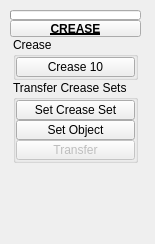
<?xml version="1.0" encoding="UTF-8"?>
<ui version="4.0">
 <class>QtUi</class>
 <widget class="QMainWindow" name="QtUi">
  <property name="enabled">
   <bool>true</bool>
  </property>
  <property name="geometry">
   <rect>
    <x>0</x>
    <y>0</y>
    <width>155</width>
    <height>244</height>
   </rect>
  </property>
  <property name="minimumSize">
   <size>
    <width>0</width>
    <height>0</height>
   </size>
  </property>
  <property name="maximumSize">
   <size>
    <width>999</width>
    <height>999</height>
   </size>
  </property>
  <property name="windowTitle">
   <string>Toolkit</string>
  </property>
  <property name="layoutDirection">
   <enum>Qt::LeftToRight</enum>
  </property>
  <property name="tabShape">
   <enum>QTabWidget::Triangular</enum>
  </property>
  <property name="dockNestingEnabled">
   <bool>true</bool>
  </property>
  <property name="dockOptions">
   <set>QMainWindow::AllowNestedDocks|QMainWindow::AllowTabbedDocks|QMainWindow::AnimatedDocks|QMainWindow::ForceTabbedDocks</set>
  </property>
  <property name="balette" stdset="0">
   <palette>
    <active>
     <colorrole role="ButtonText">
      <brush brushstyle="SolidPattern">
       <color alpha="255">
        <red>255</red>
        <green>255</green>
        <blue>255</blue>
       </color>
      </brush>
     </colorrole>
     <colorrole role="Highlight">
      <brush brushstyle="SolidPattern">
       <color alpha="255">
        <red>168</red>
        <green>152</green>
        <blue>250</blue>
       </color>
      </brush>
     </colorrole>
    </active>
    <inactive>
     <colorrole role="ButtonText">
      <brush brushstyle="SolidPattern">
       <color alpha="255">
        <red>255</red>
        <green>255</green>
        <blue>255</blue>
       </color>
      </brush>
     </colorrole>
     <colorrole role="Highlight">
      <brush brushstyle="SolidPattern">
       <color alpha="255">
        <red>168</red>
        <green>152</green>
        <blue>250</blue>
       </color>
      </brush>
     </colorrole>
    </inactive>
    <disabled>
     <colorrole role="ButtonText">
      <brush brushstyle="SolidPattern">
       <color alpha="255">
        <red>120</red>
        <green>120</green>
        <blue>120</blue>
       </color>
      </brush>
     </colorrole>
     <colorrole role="Highlight">
      <brush brushstyle="SolidPattern">
       <color alpha="255">
        <red>0</red>
        <green>120</green>
        <blue>215</blue>
       </color>
      </brush>
     </colorrole>
    </disabled>
   </palette>
  </property>
  <widget class="QWidget" name="mainWindow">
   <property name="balette" stdset="0">
    <palette>
     <active>
      <colorrole role="Highlight">
       <brush brushstyle="SolidPattern">
        <color alpha="255">
         <red>168</red>
         <green>152</green>
         <blue>250</blue>
        </color>
       </brush>
      </colorrole>
     </active>
     <inactive>
      <colorrole role="Highlight">
       <brush brushstyle="SolidPattern">
        <color alpha="255">
         <red>168</red>
         <green>152</green>
         <blue>250</blue>
        </color>
       </brush>
      </colorrole>
     </inactive>
     <disabled>
      <colorrole role="Highlight">
       <brush brushstyle="SolidPattern">
        <color alpha="255">
         <red>168</red>
         <green>152</green>
         <blue>250</blue>
        </color>
       </brush>
      </colorrole>
     </disabled>
    </palette>
   </property>
   <widget class="QWidget" name="layoutWidget_2">
    <property name="geometry">
     <rect>
      <x>10</x>
      <y>10</y>
      <width>131</width>
      <height>196</height>
     </rect>
    </property>
    <layout class="QGridLayout" name="gridLayout_2">
     <property name="spacing">
      <number>0</number>
     </property>
     <item row="0" column="1" colspan="2">
      <widget class="ProgressBar" name="progressBar">
       <property name="sizePolicy">
        <sizepolicy hsizetype="Ignored" vsizetype="Fixed">
         <horstretch>0</horstretch>
         <verstretch>0</verstretch>
        </sizepolicy>
       </property>
       <property name="minimumSize">
        <size>
         <width>0</width>
         <height>10</height>
        </size>
       </property>
       <property name="maximumSize">
        <size>
         <width>16777215</width>
         <height>10</height>
        </size>
       </property>
       <property name="value">
        <number>0</number>
       </property>
       <property name="textVisible">
        <bool>false</bool>
       </property>
      </widget>
     </item>
     <item row="2" column="1" colspan="2">
      <layout class="QHBoxLayout" name="horizontalLayout">
       <item>
        <layout class="QVBoxLayout" name="verticalLayout">
         <property name="spacing">
          <number>0</number>
         </property>
         <item>
          <widget class="QGroupBox" name="groupBox">
           <property name="minimumSize">
            <size>
             <width>125</width>
             <height>0</height>
            </size>
           </property>
           <property name="maximumSize">
            <size>
             <width>125</width>
             <height>999</height>
            </size>
           </property>
           <property name="title">
            <string>Crease</string>
           </property>
           <layout class="QVBoxLayout" name="verticalLayout_3">
            <property name="spacing">
             <number>0</number>
            </property>
            <property name="leftMargin">
             <number>0</number>
            </property>
            <property name="topMargin">
             <number>0</number>
            </property>
            <property name="rightMargin">
             <number>0</number>
            </property>
            <property name="bottomMargin">
             <number>0</number>
            </property>
            <item>
             <widget class="ToolButton" name="tb000">
              <property name="enabled">
               <bool>true</bool>
              </property>
              <property name="sizePolicy">
               <sizepolicy hsizetype="Fixed" vsizetype="Fixed">
                <horstretch>0</horstretch>
                <verstretch>0</verstretch>
               </sizepolicy>
              </property>
              <property name="minimumSize">
               <size>
                <width>0</width>
                <height>20</height>
               </size>
              </property>
              <property name="maximumSize">
               <size>
                <width>999</width>
                <height>20</height>
               </size>
              </property>
              <property name="toolTip">
               <string>&lt;html&gt;&lt;head/&gt;&lt;body&gt;&lt;p&gt;Edit the crease value of any selected components&lt;/p&gt;&lt;/body&gt;&lt;/html&gt;</string>
              </property>
              <property name="text">
               <string>Crease 10</string>
              </property>
              <property name="iconSize">
               <size>
                <width>18</width>
                <height>18</height>
               </size>
              </property>
             </widget>
            </item>
           </layout>
          </widget>
         </item>
         <item>
          <widget class="QGroupBox" name="Transfer_Crease_Sets">
           <property name="minimumSize">
            <size>
             <width>125</width>
             <height>19</height>
            </size>
           </property>
           <property name="maximumSize">
            <size>
             <width>125</width>
             <height>999</height>
            </size>
           </property>
           <property name="title">
            <string>Transfer Crease Sets</string>
           </property>
           <layout class="QVBoxLayout" name="verticalLayout_2">
            <property name="spacing">
             <number>0</number>
            </property>
            <property name="leftMargin">
             <number>0</number>
            </property>
            <property name="topMargin">
             <number>0</number>
            </property>
            <property name="rightMargin">
             <number>0</number>
            </property>
            <property name="bottomMargin">
             <number>0</number>
            </property>
            <item>
             <widget class="QPushButton" name="b000">
              <property name="sizePolicy">
               <sizepolicy hsizetype="Fixed" vsizetype="Fixed">
                <horstretch>0</horstretch>
                <verstretch>0</verstretch>
               </sizepolicy>
              </property>
              <property name="minimumSize">
               <size>
                <width>0</width>
                <height>20</height>
               </size>
              </property>
              <property name="maximumSize">
               <size>
                <width>999</width>
                <height>20</height>
               </size>
              </property>
              <property name="toolTip">
               <string/>
              </property>
              <property name="text">
               <string>Set Crease Set</string>
              </property>
              <property name="checkable">
               <bool>true</bool>
              </property>
              <property name="autoDefault">
               <bool>true</bool>
              </property>
              <property name="default">
               <bool>false</bool>
              </property>
              <property name="flat">
               <bool>false</bool>
              </property>
              <property name="bnabled" stdset="0">
               <bool>true</bool>
              </property>
             </widget>
            </item>
            <item>
             <widget class="QPushButton" name="b001">
              <property name="sizePolicy">
               <sizepolicy hsizetype="Fixed" vsizetype="Fixed">
                <horstretch>0</horstretch>
                <verstretch>0</verstretch>
               </sizepolicy>
              </property>
              <property name="minimumSize">
               <size>
                <width>0</width>
                <height>20</height>
               </size>
              </property>
              <property name="maximumSize">
               <size>
                <width>999</width>
                <height>20</height>
               </size>
              </property>
              <property name="toolTip">
               <string/>
              </property>
              <property name="text">
               <string>Set Object</string>
              </property>
              <property name="checkable">
               <bool>true</bool>
              </property>
              <property name="autoDefault">
               <bool>true</bool>
              </property>
              <property name="default">
               <bool>false</bool>
              </property>
              <property name="flat">
               <bool>false</bool>
              </property>
              <property name="bnabled" stdset="0">
               <bool>true</bool>
              </property>
             </widget>
            </item>
            <item>
             <widget class="QPushButton" name="b002">
              <property name="enabled">
               <bool>false</bool>
              </property>
              <property name="minimumSize">
               <size>
                <width>0</width>
                <height>20</height>
               </size>
              </property>
              <property name="maximumSize">
               <size>
                <width>999</width>
                <height>20</height>
               </size>
              </property>
              <property name="toolTip">
               <string/>
              </property>
              <property name="text">
               <string>Transfer</string>
              </property>
              <property name="autoDefault">
               <bool>true</bool>
              </property>
              <property name="default">
               <bool>false</bool>
              </property>
              <property name="flat">
               <bool>false</bool>
              </property>
              <property name="bnabled" stdset="0">
               <bool>true</bool>
              </property>
             </widget>
            </item>
           </layout>
          </widget>
         </item>
         <item>
          <spacer name="verticalSpacer">
           <property name="orientation">
            <enum>Qt::Vertical</enum>
           </property>
           <property name="sizeHint" stdset="0">
            <size>
             <width>20</width>
             <height>40</height>
            </size>
           </property>
          </spacer>
         </item>
        </layout>
       </item>
      </layout>
     </item>
     <item row="1" column="1" colspan="2">
      <widget class="PushButtonDraggable" name="draggable_header">
       <property name="minimumSize">
        <size>
         <width>19</width>
         <height>17</height>
        </size>
       </property>
       <property name="maximumSize">
        <size>
         <width>999</width>
         <height>17</height>
        </size>
       </property>
       <property name="font">
        <font>
         <weight>75</weight>
         <bold>true</bold>
         <underline>true</underline>
        </font>
       </property>
       <property name="text">
        <string>CREASE</string>
       </property>
       <property name="checkable">
        <bool>true</bool>
       </property>
      </widget>
     </item>
    </layout>
   </widget>
  </widget>
 </widget>
 <customwidgets>
  <customwidget>
   <class>ToolButton</class>
   <extends>QToolButton</extends>
   <header>widgets.toolbutton.h</header>
  </customwidget>
  <customwidget>
   <class>PushButtonDraggable</class>
   <extends>QPushButton</extends>
   <header>widgets.pushbuttondraggable.h</header>
  </customwidget>
  <customwidget>
   <class>ProgressBar</class>
   <extends>QProgressBar</extends>
   <header>widgets.progressbar.h</header>
  </customwidget>
 </customwidgets>
 <resources/>
 <connections/>
 <designerdata>
  <property name="gridDeltaX">
   <number>5</number>
  </property>
  <property name="gridDeltaY">
   <number>5</number>
  </property>
  <property name="gridSnapX">
   <bool>true</bool>
  </property>
  <property name="gridSnapY">
   <bool>true</bool>
  </property>
  <property name="gridVisible">
   <bool>true</bool>
  </property>
 </designerdata>
</ui>
